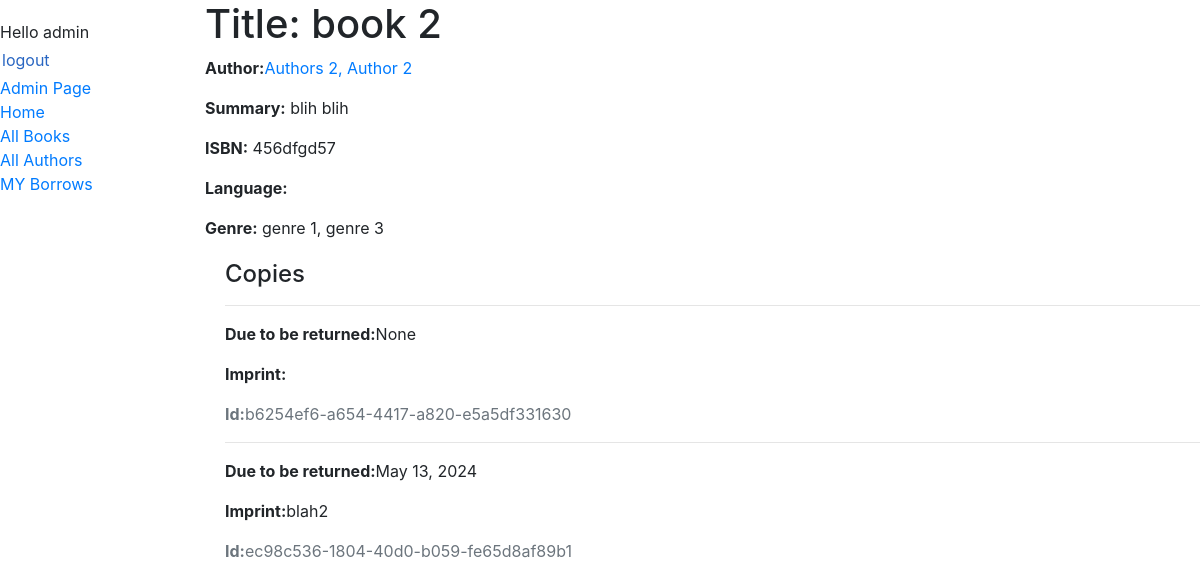
Page /books/2 (signed in) on the committed database.
### Lib/models.py (models this page shows, shortened)
class Book(models.Model):
    title = models.CharField(max_length=255)
    author = models.ForeignKey('Author', on_delete=models.SET_NULL, null=True)
    summary = models.TextField(max_length=1000,null=True, help_text='Enter a brief description of the book')
    isbn = models.CharField(max_length=13,null=True, help_text='13 Character <a href="https://www.isbn-international.org/content/what-isbn">ISBN number</a>')
    genre = models.ManyToManyField('Genre', help_text='Select a genre for this book')

class Author(models.Model):
    first_name = models.CharField(max_length=100)
    last_name = models.CharField(max_length=100)
    date_of_birth = models.DateField(null=True, blank=True)
    date_of_death = models.DateField('Died', null=True, blank=True)
    def __str__(self):
        return f'{self.last_name}, {self.first_name}'

class Genre(models.Model):
    name = models.CharField(max_length=255,help_text='Enter a book genre (e.g. Science Fiction)')
    def __str__(self):
        return self.name

class BookInstance(models.Model):
    id = models.UUIDField(primary_key=True, default=uuid.uuid4, help_text='Unique ID for this particular book across whole library')
    book = models.ForeignKey('Book', on_delete=models.SET_NULL, null=True)
    imprint = models.CharField(max_length=255)
    due_back = models.DateField(null=True, blank=True)
    borrower = models.ForeignKey(User, on_delete=models.SET_NULL, null=True, blank=True)
    LOAN_STATUS = (
        ('m', 'Maintenance'),
        ('o', 'On loan'),
        ('a', 'Available'),
        ('r', 'Reserved'),
    )
    status = models.CharField(max_length=1, choices=LOAN_STATUS, blank=True, default='m', help_text='Book availability')
    class Meta:
        ordering = ['due_back']

### Lib/views.py (the view)
# urls.py: path('books/<int:pk>',views.BookDetailView.as_view(), name='book_detail'),
class BookDetailView(generic.DetailView):
    model = models.Book
    template_name = 'lib/book_detail.html'

### Lib/templates/lib/book_detail.html
{% extends "lib/base_generic.html" %}
{% block content %}
    <h1>Title: {{ book.title }}</h1>
    <p><strong>Author:</strong><a href="">{{ book.author }}</a></p>
    <p><strong>Summary:</strong> {{ book.summary }}</p>
    <p><strong>ISBN:</strong> {{ book.isbn }}</p>
    <p><strong>Language:</strong> {{ book.language }}</p>
    <p><strong>Genre:</strong>{% for genre in book.genre.all %} {{ genre }}{% if not forloop.last %},{% endif%}{% endfor %} </p>
    <div style="margin-left:20px;margin-top: 20px">
        <h4>Copies</h4>
        {%for copy in book.bookinstance_set.all %}
        <hr>
        <p class="{% if copy.status == 'a' %}text-success{% elif copy.status == 'd' %}text-danger{% else %}text-warning{% endif %}">
        {% if copy.status != 'a' %}<p></p><strong>Due to be returned:</strong>{{ copy.due_back }}</p>{% endif %}
        <p><strong>Imprint:</strong>{{ copy.imprint }}</p>
        <p class="text-muted"><strong>Id:</strong>{{ copy.id }}</p>
        {% endfor%}
    </div>
{% endblock %}

### Lib/templates/lib/base_generic.html (shortened to what this page needs)
<!DOCTYPE html>
<html lang="en">
<head>
    <link rel="stylesheet" href="https://stackpath.bootstrapcdn.com/bootstrap/4.5.0/css/bootstrap.min.css">
    {% load static %}
    <link rel="stylesheet" href="{% static 'css/style.css' %}">
</head>
<body>
    <div class="container_fluid">
        <div class="row">
            <div class="col-sm-2">
            {% block sidebar %}
            <ul class="sidebar-nav">
                {% if user.is_authenticated %}
                    <li>Hello {{ user.username }}</li>
                    <form method="post" action="{% url 'logout' %}">
                        <button class="button" type="submit" >logout</button>
                    </form>
                {% else %}
                    <li><a href="{% url 'login' %}">Log In</a></li>
                    <li><a href="{% url 'Users:signup' %}" >Sign Up</a></li>
                {% endif %}
                <li><a href="/admin">Admin Page</a></li>
                <li><a href="{% url 'Lib:index' %}">Home</a></li>
                <li><a href="{% url 'Lib:book_list' %}">All Books </a></li>
                <li><a href="{% url 'Lib:authors' %}">All Authors</a></li>
                <li><a href="{% url 'Lib:my-borrowed' %}" >MY Borrows</a></li>
            </ul>
            {% endblock %}
            </div>
            <div class="col-sm-10">
            {% block content %}{% endblock %}
            </div>
        </div>
    </div>
</body>
</html>

### Lib/templates/lib/base_generic.html (style rules this page uses)
.button { border: none; color: rgb(41, 102, 194); background-color: white; padding: 0px; text-align: left; text-decoration: none; display: inline-block; font-size: 16px; margin: 4px 2px; cursor: pointer; }

### rows in the picture
Book: title "book 2", author "Authors 2, Author 2", summary "blih blih", isbn "456dfgd57"
Genre: name "genre 1"
Genre: name "genre 3"
BookInstance: due_back "None", id "b6254ef6-a654-4417-a820-e5a5df331630"
BookInstance: due_back "May 13, 2024", imprint "blah2", id "ec98c536-1804-40d0-b059-fe65d8af89b1"

### other values in the picture
{{ user.username }} "admin"
